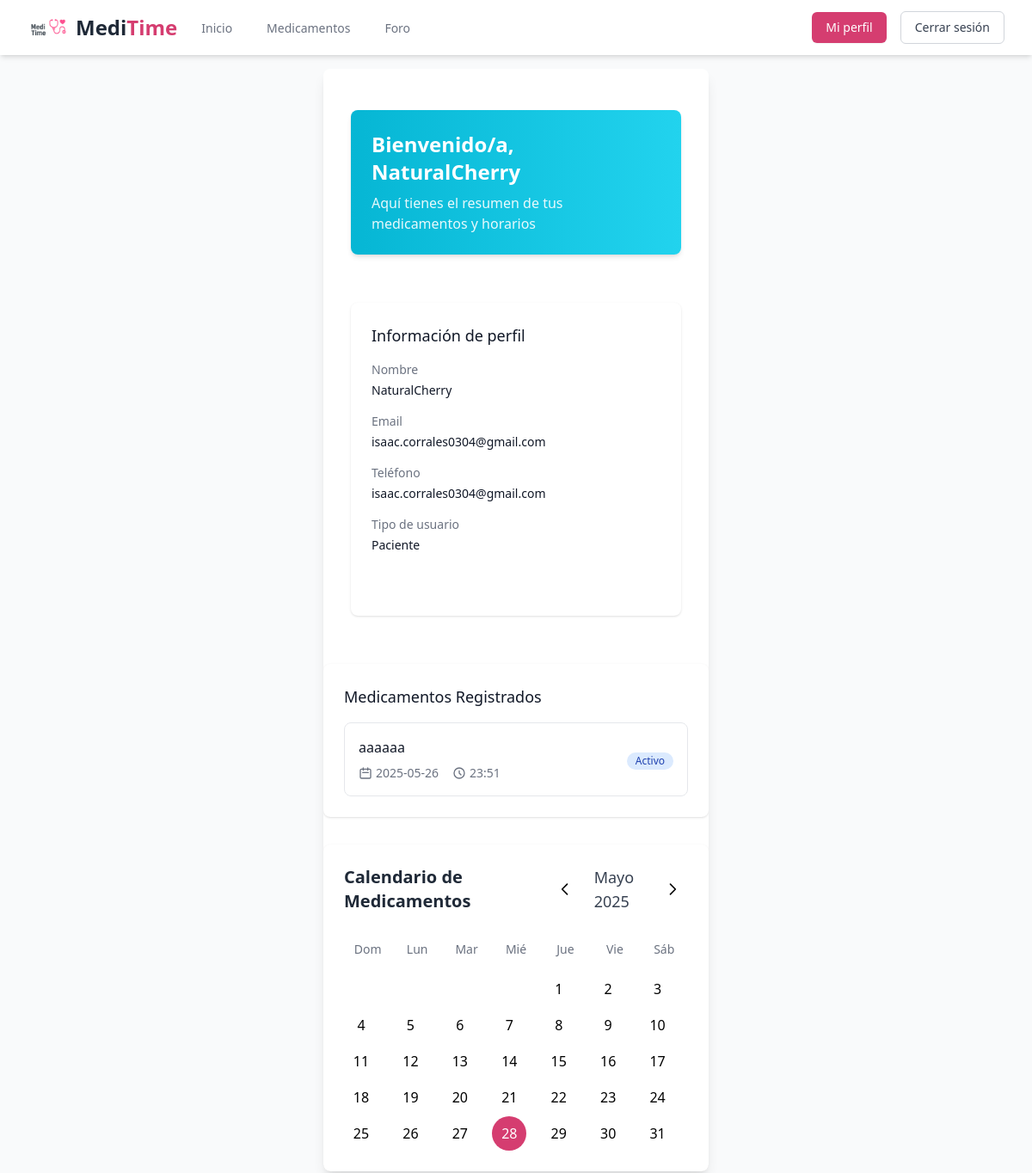
The page /dashboard (signed in, upper part) on the database as committed earlier.
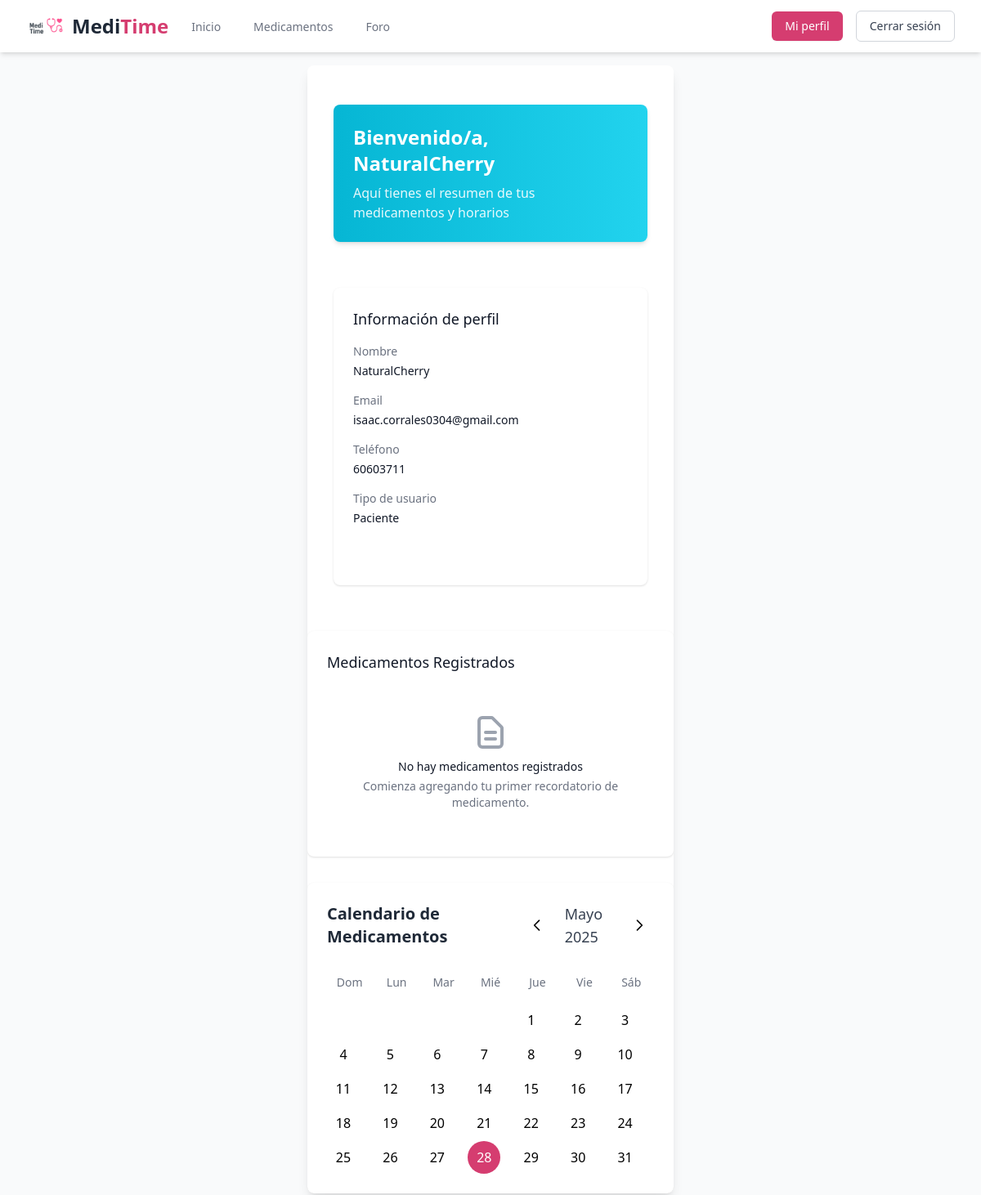
The same page on the database as committed later.
### tables this page shows
CREATE TABLE Usuarios(
            Id INTEGER PRIMARY KEY AUTOINCREMENT,
            Username VARCHAR(25) NOT NULL, 
            Email VARCHAR(100) NOT NULL, 
            Number VARCHAR(100) NOT NULL,
            Type VARCHAR(100) NOT NULL,
            Password VARCHAR(255) NOT NULL
        );

CREATE TABLE Recordatorios (
                id INTEGER PRIMARY KEY AUTOINCREMENT,
                paciente_id INTEGER NOT NULL,
                nombre TEXT NOT NULL,
                dia TEXT NOT NULL,          
                hora TEXT NOT NULL,       
                user_email TEXT NOT NULL,  
                FOREIGN KEY(paciente_id) REFERENCES Usuarios(id)
            );

### server.py (the view)
@app.route('/dashboard')
def dashboard():
    user = session.get('user_id')
    userdata = my_db.get_usuario(user)
    print(userdata)
    return render_template('dashboard.html', userdata=userdata)

### database.py (called while the page is built)
    def _get_connection(self):
        if not hasattr(self._local, 'connection'):
            print(f"Creando conexión para hilo: {threading.current_thread().ident}")
            self._local.connection = sqlite3.connect('database.db')
        return self._local.connection

    def _get_cursor(self):
        return self._get_connection().cursor()

### templates/dashboard.html (shortened to what this page needs)
{% extends 'template.html' %}
{% block content %}
<main class="flex items-center justify-center p-4">
    <div class="bg-white rounded-lg shadow-lg w-full max-w-md overflow-hidden">
<div class="max-w-7xl mx-auto py-6 sm:px-6 lg:px-8">
        <div class="px-4 py-6 sm:px-0 mb-8">
            <div class="bg-gradient-to-r from-cyan-500 to-cyan-400 rounded-lg shadow-md p-6">
                <h1 class="text-2xl font-bold text-white">Bienvenido/a, {{ userdata.nombre }}</h1>
                <p class="text-white text-opacity-90 mt-2">
                    {% if userdata.tipo == 'paciente' %}
                    Aquí tienes el resumen de tus medicamentos y horarios
                    {% elif userdata.tipo == 'cuidador' %}
                    Aquí puedes ver los medicamentos de tus pacientes
                    {% elif userdata.tipo == 'profesional' %}
                    Panel para gestionar medicamentos y pacientes
                    {% endif %}
                </p>
            </div>
        </div>
        <div class="px-4 sm:px-0 mb-8">
            <div class="bg-white shadow rounded-lg overflow-hidden">
                <div class="px-4 py-5 sm:p-6">
                    <div class="flex justify-between items-center mb-4">
                        <h2 class="text-lg font-medium text-gray-900">Información de perfil</h2>
                    </div>
                    <div class="grid grid-cols-1 md:grid-cols-1 gap-4">
                        <div class="space-y-1">
                            <p class="text-sm font-medium text-gray-500">Nombre</p>
                            <p class="text-sm text-gray-900">{{ userdata.nombre }}</p>
                        </div>
                        <div class="space-y-1">
                            <p class="text-sm font-medium text-gray-500">Email</p>
                            <p class="text-sm text-gray-900">{{ userdata.email }}</p>
                        </div>
                        <div class="space-y-1">
                            <p class="text-sm font-medium text-gray-500">Teléfono</p>
                            <p class="text-sm text-gray-900">{{ userdata.telefono }}</p>
                        </div>
                        <div class="space-y-1">
                            <p class="text-sm font-medium text-gray-500">Tipo de usuario</p>
                            <p class="text-sm text-gray-900">{{ userdata.tipo|capitalize }}</p>
                        </div>
                    </div>
                    <br><br>
                </div>
            </div>
        </div>
    </div>
        <div class="px-4 sm:px-0 mb-8">
    <div class="bg-white shadow rounded-lg overflow-hidden">
        <div class="px-4 py-5 sm:p-6">
            <h2 class="text-lg font-medium text-gray-900 mb-4">Medicamentos Registrados</h2>
            {% if userdata.recordatorios %}
                <div class="space-y-3">
                    {% for recordatorio in userdata.recordatorios %}
                        <div class="border border-gray-200 rounded-lg p-4 hover:bg-gray-50 transition-colors">
                            <div class="flex items-center justify-between">
                                <div class="flex-1">
                                    <h3 class="text-base font-medium text-gray-900">
                                        {{ recordatorio.Recordatorio }}
                                    </h3>
                                    <div class="mt-2 flex flex-col sm:flex-row sm:space-x-4 space-y-1 sm:space-y-0">
                                        <div class="flex items-center text-sm text-gray-500">
                                            <svg class="w-4 h-4 mr-1" fill="none" stroke="currentColor" viewBox="0 0 24 24">
                                                <path stroke-linecap="round" stroke-linejoin="round" stroke-width="2" d="M8 7V3m8 4V3m-9 8h10M5 21h14a2 2 0 002-2V7a2 2 0 00-2-2H5a2 2 0 00-2 2v12a2 2 0 002 2z"></path>
                                            </svg>
                                            {{ recordatorio.Día }}
                                        </div>
                                        <div class="flex items-center text-sm text-gray-500">
                                            <svg class="w-4 h-4 mr-1" fill="none" stroke="currentColor" viewBox="0 0 24 24">
                                                <path stroke-linecap="round" stroke-linejoin="round" stroke-width="2" d="M12 8v4l3 3m6-3a9 9 0 11-18 0 9 9 0 0118 0z"></path>
                                            </svg>
                                            {{ recordatorio['Hora del día'] }}
                                        </div>
                                    </div>
                                </div>
                                <div class="ml-4">
                                    <span class="inline-flex items-center px-2.5 py-0.5 rounded-full text-xs font-medium bg-blue-100 text-blue-800">
                                        Activo
                                    </span>
                                </div>
                            </div>
                        </div>
                    {% endfor %}
                </div>
            {% else %}
                <div class="text-center py-8">
                    <svg class="mx-auto h-12 w-12 text-gray-400" fill="none" stroke="currentColor" viewBox="0 0 24 24">
                        <path stroke-linecap="round" stroke-linejoin="round" stroke-width="2" d="M9 12h6m-6 4h6m2 5H7a2 2 0 01-2-2V5a2 2 0 012-2h5.586a1 1 0 01.707.293l5.414 5.414a1 1 0 01.293.707V19a2 2 0 01-2 2z"></path>
                    </svg>
                    <h3 class="mt-2 text-sm font-medium text-gray-900">No hay medicamentos registrados</h3>
                    <p class="mt-1 text-sm text-gray-500">Comienza agregando tu primer recordatorio de medicamento.</p>
                </div>
            {% endif %}
        </div>
    </div>
</div>
        <div class="flex gap-6">
            <div class="flex-1">
                <div class="bg-white shadow rounded-lg p-6">
                    <div class="flex items-center justify-between mb-6">
                        <h2 class="text-xl font-semibold text-gray-800">Calendario de Medicamentos</h2>
                        <div class="flex items-center space-x-4">
                            <button id="prevMonth" class="p-2 rounded-full hover:bg-gray-100">
                                <svg class="w-5 h-5" fill="none" stroke="currentColor" viewBox="0 0 24 24">
                                    <path stroke-linecap="round" stroke-linejoin="round" stroke-width="2"
                                        d="M15 19l-7-7 7-7"></path>
                                </svg>
                            </button>
                            <h3 id="currentMonth" class="text-lg font-medium text-gray-700"></h3>
                            <button id="nextMonth" class="p-2 rounded-full hover:bg-gray-100">
                                <svg class="w-5 h-5" fill="none" stroke="currentColor" viewBox="0 0 24 24">
                                    <path stroke-linecap="round" stroke-linejoin="round" stroke-width="2"
                                        d="M9 5l7 7-7 7"></path>
                                </svg>
                            </button>
                        </div>
                    </div>
                    <div class="calendar-grid mb-2">
                        <div class="text-center text-sm font-medium text-gray-500 py-2">Dom</div>
                        <div class="text-center text-sm font-medium text-gray-500 py-2">Lun</div>
                        <div class="text-center text-sm font-medium text-gray-500 py-2">Mar</div>
                        <div class="text-center text-sm font-medium text-gray-500 py-2">Mié</div>
                        <div class="text-center text-sm font-medium text-gray-500 py-2">Jue</div>
                        <div class="text-center text-sm font-medium text-gray-500 py-2">Vie</div>
                        <div class="text-center text-sm font-medium text-gray-500 py-2">Sáb</div>
                    </div>
                    <div id="calendarDays" class="calendar-grid"></div>
                </div>
            </div>
        </div>
    </div>
</main>
</body>
</html>
{% endblock %}

### templates/template.html (shortened to what this page needs)
<!DOCTYPE html>
<html lang="en">
<head>
    <script src="https://cdn.tailwindcss.com"></script>
    <link rel="stylesheet" href="{{ url_for('static', filename='css/template.css') }}">
</head>
<body class="min-h-screen flex flex-col">
    <nav class="bg-white shadow-md" x-data="{ open: false }">
        <div class="max-w-7xl mx-auto px-4 sm:px-6 lg:px-8">
            <div class="flex justify-between h-16">
                <div class="flex">
                    <div class="flex-shrink-0 flex items-center cursor-pointer"
                        onclick="window.location.href='{{ url_for('index') }}'">
                        <img src="{{ url_for('static', filename='imgs/logo.png') }}" alt="Logo"
                            class="h-10 md:h-12 w-auto object-contain" />
                        <span class="ml-2 text-xl md:text-2xl font-bold text-gray-800">Medi<span
                                class="text-primary">Time</span></span>
                    </div>
                    <div class="hidden sm:ml-6 sm:flex sm:space-x-8">
                        <a href="{{ url_for('index') }}"
                            class="{% if request.endpoint == 'index' %}border-primary text-gray-900{% else %}border-transparent text-gray-500 hover:border-gray-300 hover:text-gray-700{% endif %} inline-flex items-center px-1 pt-1 border-b-2 text-sm font-medium">
                            Inicio
                        </a>
                        <a href="{{ url_for('medicamentos') }}"
                            class="{% if request.endpoint == 'medicamentos' %}border-primary text-gray-900{% else %}border-transparent text-gray-500 hover:border-gray-300 hover:text-gray-700{% endif %} inline-flex items-center px-1 pt-1 border-b-2 text-sm font-medium">
                            Medicamentos
                        </a>
                        <a href="{{ url_for('blog') }}"
                            class="border-transparent text-gray-500 hover:border-gray-300 hover:text-gray-700 inline-flex items-center px-1 pt-1 border-b-2 text-sm font-medium">
                            Foro
                        </a>
                    </div>
                </div>
                <div class="hidden sm:flex sm:items-center">
                    {% if session.user_id %}
                    <a href="{{ url_for('dashboard') }}"
                        class="mr-4 bg-primary hover:bg-primary-light px-4 py-2 text-sm font-medium text-white rounded-md shadow-sm transition-colors">
                        Mi perfil
                    </a>
                    <a href="{{ url_for('logout') }}"
                        class="bg-white px-4 py-2 text-sm font-medium text-gray-700 hover:bg-gray-50 rounded-md border border-gray-300 transition-colors">
                        Cerrar sesión
                    </a>
                    {% endif %}
                </div>
            </div>
        </div>
    </nav>
    <main class="flex-grow">
        {% block content %}{% endblock %}
</body>
</html>

### static/css/template.css (style rules this page uses)
:root { --primary: #d53d70; --primary-light: #f74f8c; --secondary: #4dbdc1; --secondary-light: #52e2d9; --secondary-lighter: #93efe4; }
body { font-family: 'Segoe UI', Tahoma, Geneva, Verdana, sans-serif; background-color: #f9fafb; }
.bg-primary { background-color: var(--primary); }
.text-primary { color: var(--primary); }

### templates/dashboard.html (style rules this page uses)
:root { --primary: #d53d70; --primary-light: #f74f8c; --secondary: #4dbdc1; --secondary-light: #52e2d9; --secondary-lighter: #93efe4; }
.bg-primary { background-color: var(--primary); }
.text-primary { color: var(--primary); }
.calendar-grid { display: grid; grid-template-columns: repeat(7, 1fr); gap: 2px; }

Rows that differ between the two databases and show on the page:
removed Recordatorios: Recordatorio "aaaaaa", Día "2025-05-26", hora "23:51"
changed Usuarios "NaturalCherry": telefono "isaac.corrales0304@gmail.com" → "60603711"
Other text that changed with them:
text now shown: "No hay medicamentos registrados Comienza agregando tu primer recordatorio de medicamento."
